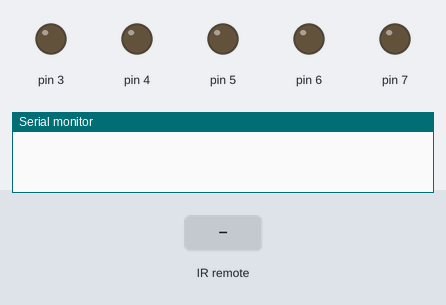
Bench run of a sketch on a simulated Arduino Uno, built with avr-gcc and run on an emulated ATmega328P. Parts: output pins drawn as LEDs (lit = HIGH), the last lines printed to the serial monitor. The test bench sets the inputs (shaded band).

Above: at 1.2 s.
1.3 s: infrared code 0xFD08F7 received
At 1.6 s:
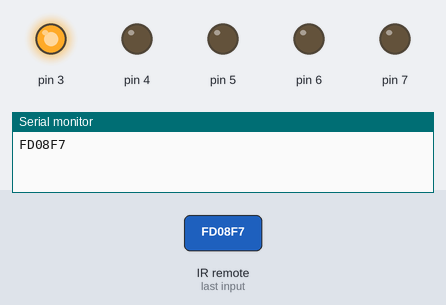
2.8 s: infrared code 0xFD8877 received
At 4.0 s:
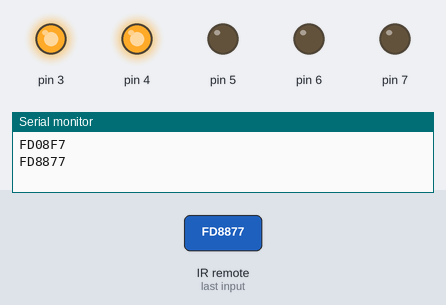
4.3 s: infrared code 0xFD48B7 received
At 5.1 s:
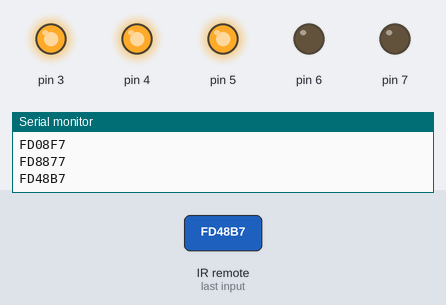
5.8 s: infrared code 0xFD08F7 received
At 6.2 s:
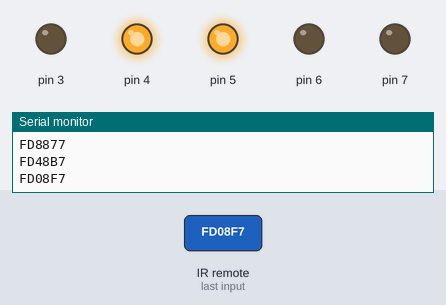
7.3 s: infrared code 0xFD8877 received
At 8.6 s:
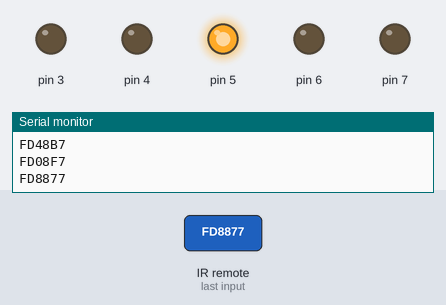
Timing chart, 0 to 9.8 s (numbered marks = the images above; inputs shaded):
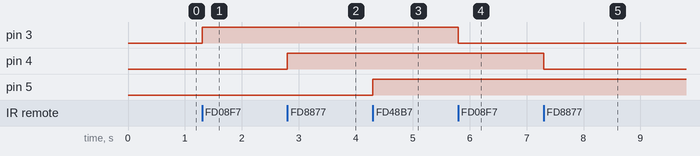

The sketch:

ir_remote_control_electricity.ino
```cpp
#include <IRremote.h>

int RECV_PIN =2;
IRrecv irrecv(RECV_PIN);
decode_results results;
boolean s = false;
boolean t = false;
boolean u = false;
void setup()
{
  Serial.begin(9600);
  irrecv.enableIRIn(); // Start the receiver
  	pinMode(7,OUTPUT);
   	pinMode(6,OUTPUT);
   	pinMode(5,OUTPUT);
  pinMode(4,OUTPUT);
  pinMode(3,OUTPUT);

}

void loop()
{
  if (irrecv.decode(&results))
    {
     Serial.println(results.value, HEX);
     irrecv.resume(); // Receive the next value

    if(results.value==0xFD08F7){
      if(s== false){
        digitalWrite(3,HIGH);

        s= true;

      }else if(s==true){
         digitalWrite(3,LOW);

        s= false;

      }


    }
    else if(results.value==0xFD8877){
     if(t== false){

    digitalWrite(4,HIGH);

        t= true;

      }else if(t==true){

    digitalWrite(4,LOW);

        t= false;

      }

    }
    else if(results.value==0xFD48B7){

       if(u== false){

      digitalWrite(5,HIGH);
        u= true;

      }else if(u==true){

      digitalWrite(5,LOW);
        u= false;

      }

    }
  else{
    digitalWrite(7,LOW);
    digitalWrite(6,LOW);
   	digitalWrite(5,LOW);

  }
  }
}
```

Measured:
- after the input at 1.3 s, pin 3: LOW → HIGH at once
- after the input at 2.8 s, pin 4: LOW → HIGH at once
- after the input at 4.3 s, pin 5: LOW → HIGH at once
- after the input at 5.8 s, pin 3: HIGH → LOW at once
- after the input at 7.3 s, pin 4: HIGH → LOW at once
